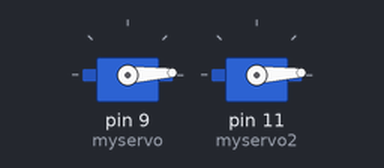
A sketch run on a simulated Arduino Uno, built with avr-gcc and run on an emulated ATmega328P. Parts: 2 × servo.

Above: at 0.05 s.
At 1.35 s:
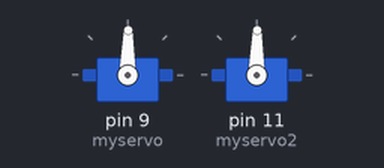
At 2.65 s:
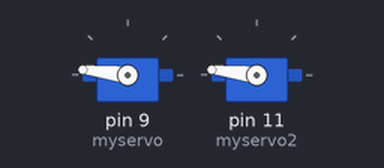
At 5.25 s:
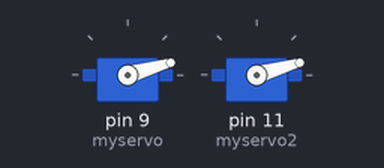
Timing chart, 0 to 7.1 s (numbered marks = the images above):
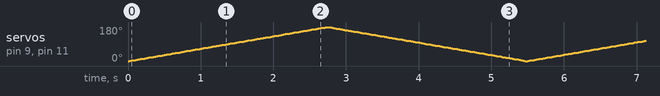

The sketch:

servo-test.ino
```cpp
#include <Servo.h>

Servo myservo;
Servo myservo2;// create servo object to control a servo
// twelve servo objects can be created on most boards

int pos = 0;    // variable to store the servo position

void setup() {
  myservo.attach(9);  // attaches the servo on pin 9 to the servo object
  myservo2.attach(11);
}

void loop() {
  for (pos = 0; pos <= 180; pos += 1) { // goes from 0 degrees to 180 degrees
    // in steps of 1 degree
    myservo.write(pos);
    myservo2.write(pos);// tell servo to go to position in variable 'pos'
    delay(15);                       // waits 15 ms for the servo to reach the position
  }
  for (pos = 180; pos >= 0; pos -= 1) { // goes from 180 degrees to 0 degrees
    myservo.write(pos);
    myservo2.write(pos);// tell servo to go to position in variable 'pos'
    delay(15);                       // waits 15 ms for the servo to reach the position
  }
}
```
